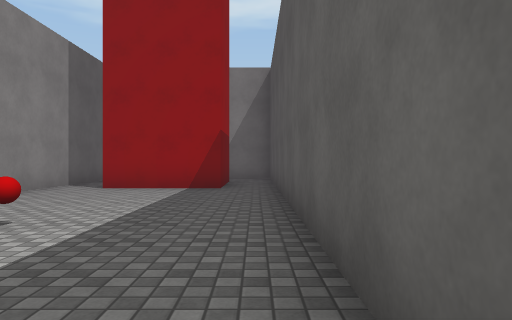
view 1 (above)

17 first-person views from a walk through a scene from a Unity 3-D project. The camera is 1.2 m above the floor, looks level and sees 70° across. The floor is counted in squares, 2 m on a side. Each view is taken from the middle of a square. On the plan, view 1 faces up. The plan holds only what a view shows up to about 10 squares ahead; the rest is blank. The player character is not drawn. Surface patterns are stand-ins for the level's own textures.

view 2
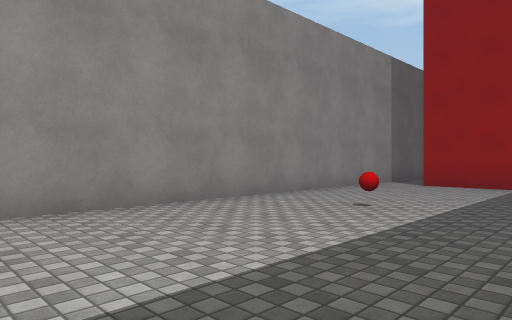

view 3
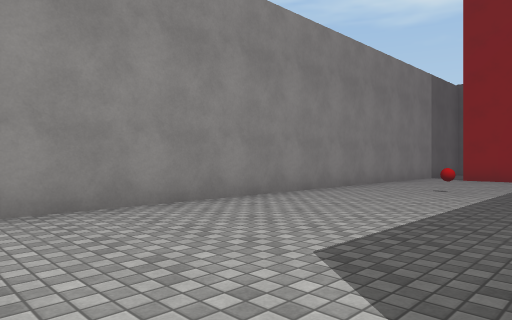

view 4
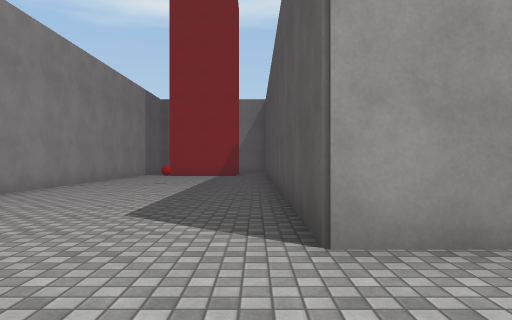

view 5
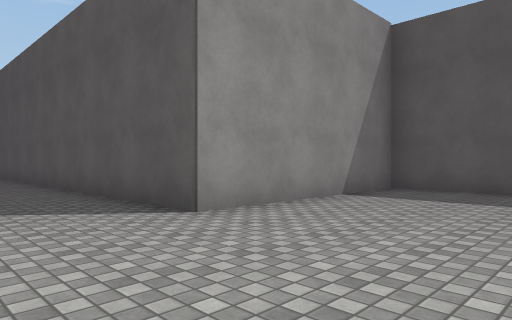

view 6
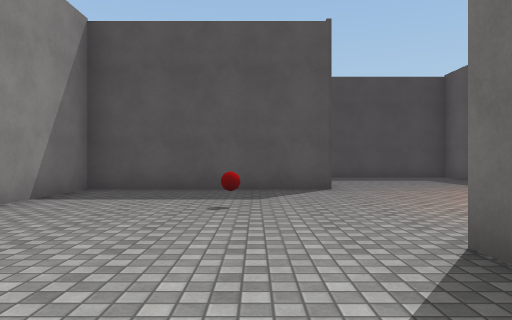

view 7
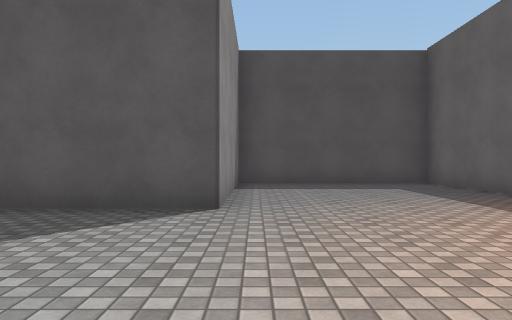

view 8
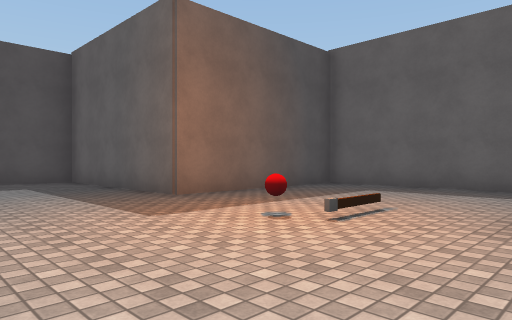

view 9
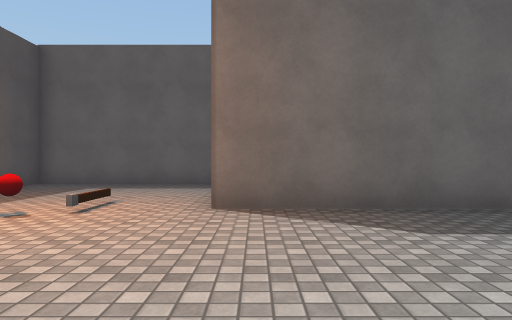

view 10
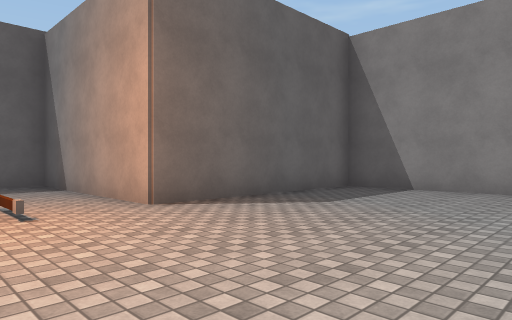

view 11
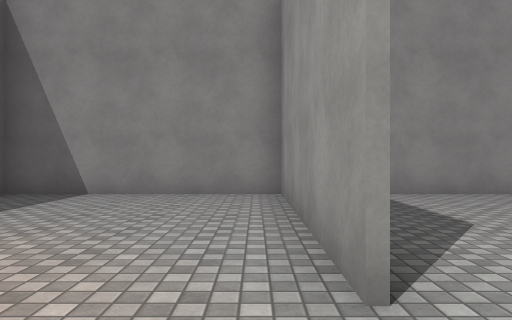

view 12
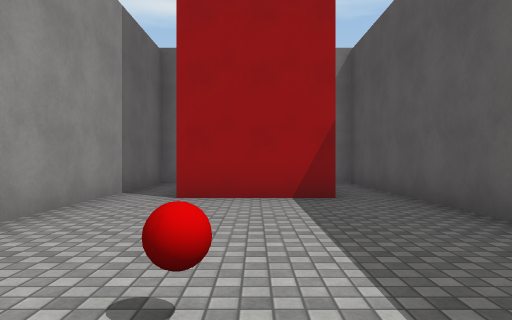

view 13
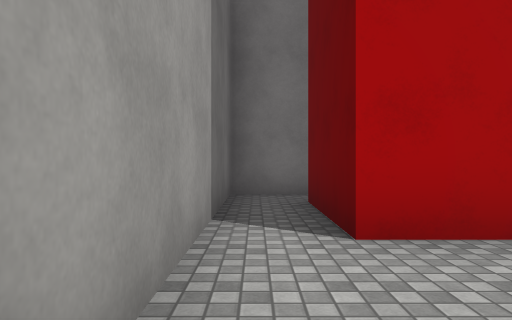

view 14
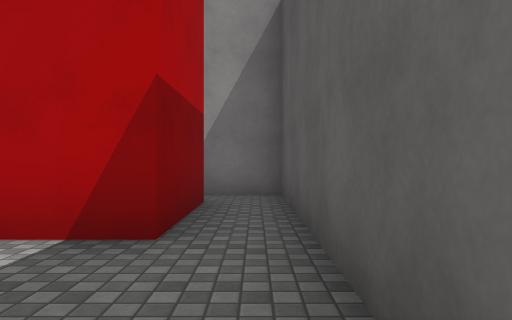

view 15
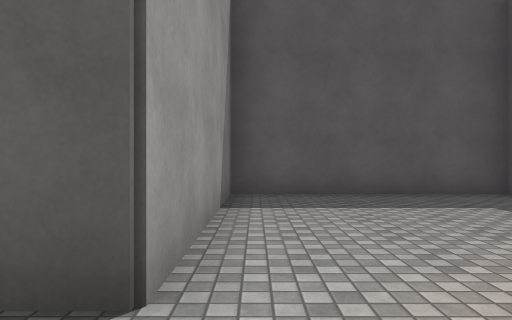

view 16
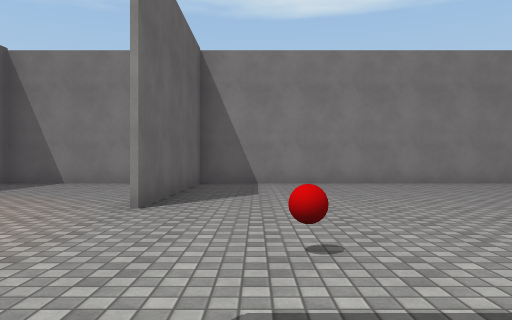

view 17
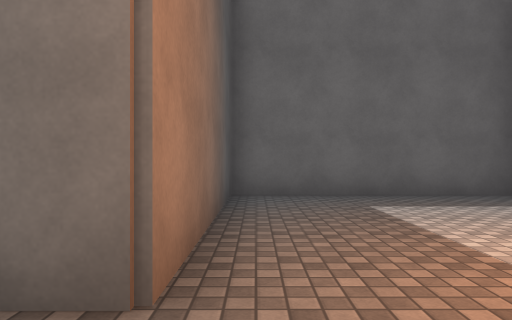

### Floor plan
Points are (right, up) in squares from view 1. A wall is a line through its corners. A room is listed if a view was taken in it or the views show most of it. See-through windows are left out.
Room 1 (views 1, 2, 3, 4, 5, 6, 7, 8, 9, 10, 11, 12, 13, 14, 15, 16, 17)
walls: (0.5, -8.5) (-4.4, -8.5); (-4.4, -8.4) (0.5, -8.4); (-0.7, 7.8) (-3.2, 7.8); (-4.4, 7.5) (-4.4, -13.5) (0.5, -13.5) (0.5, -18.2) (5.4, -18.2) (5.4, -13.5) (10.4, -13.5) (10.4, -8.5) (5.4, -8.5) (5.4, -3.6) (0.5, -3.6) (0.5, 7.5)
ways out: opening at (-4, 8) to room 2; opening at (0, 8) to room 3
objects: red ball (-2, 3); other object (2, -13); red ball (3, -13); red ball (3, -7)
Room 2 (no view inside)
walls: (-3, 11.5) (-4.4, 11.5) (-4.4, 7.5); (-3.2, 7.8) (-3.2, 10.2)
ways out: opening at (-4, 8) to room 1; opening at (-1, 11) to room 3
Room 3 (no view inside)
walls: (-0.7, 10.2) (-0.7, 7.8); (0.5, 7.5) (0.5, 11.5) (-1, 11.5)
ways out: opening at (0, 8) to room 1; opening at (-1, 11) to room 2

Positions as (right, up) in squares from view 1, and headings:
1: (0, 0), facing up
2: (0, -1), facing up-left
3: (0, -4), facing up-left
4: (0, -6), facing up
5: (-2, -7), facing up-right
6: (-2, -7), facing right
7: (1, -9), facing right
8: (0, -10), facing down-right
9: (0, -9), facing down
10: (3, -9), facing down-left
11: (2, -9), facing left
12: (-2, 2), facing up
13: (-4, 5), facing up
14: (0, 5), facing up
15: (4, -9), facing right
16: (5, -7), facing left
17: (5, -12), facing down
